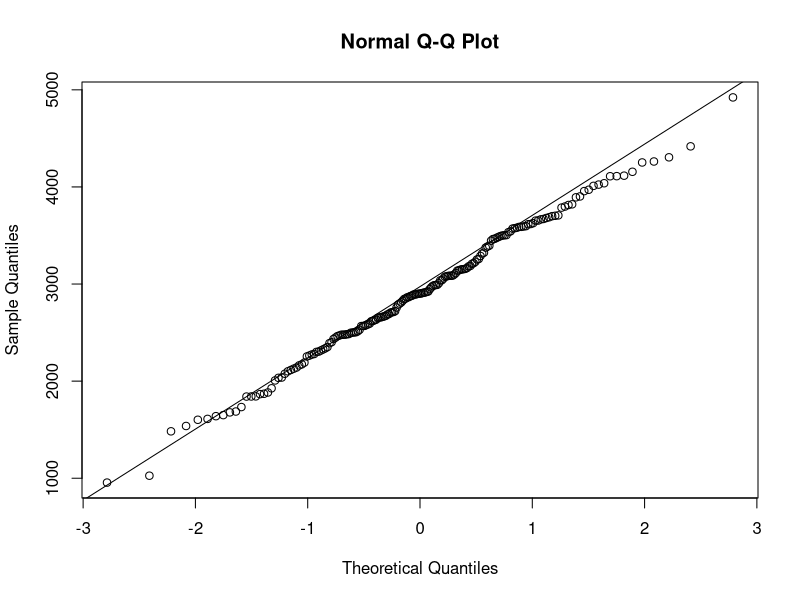
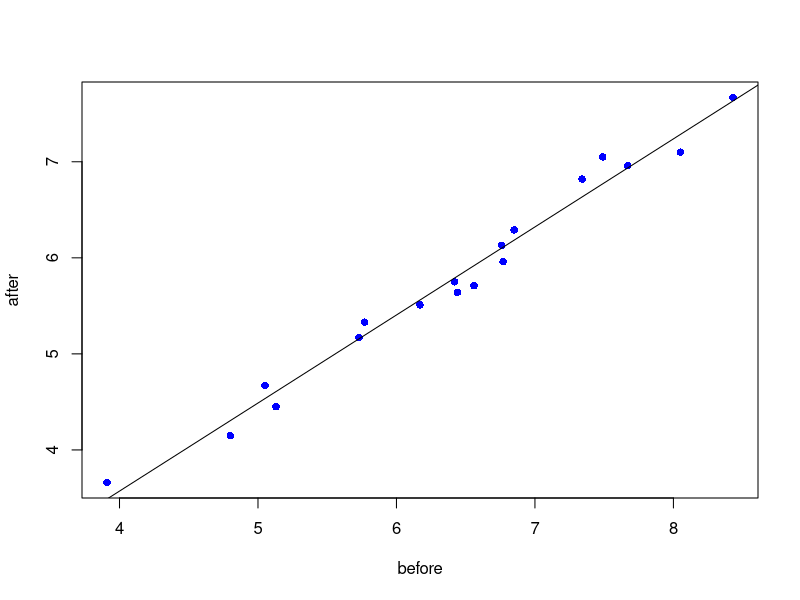
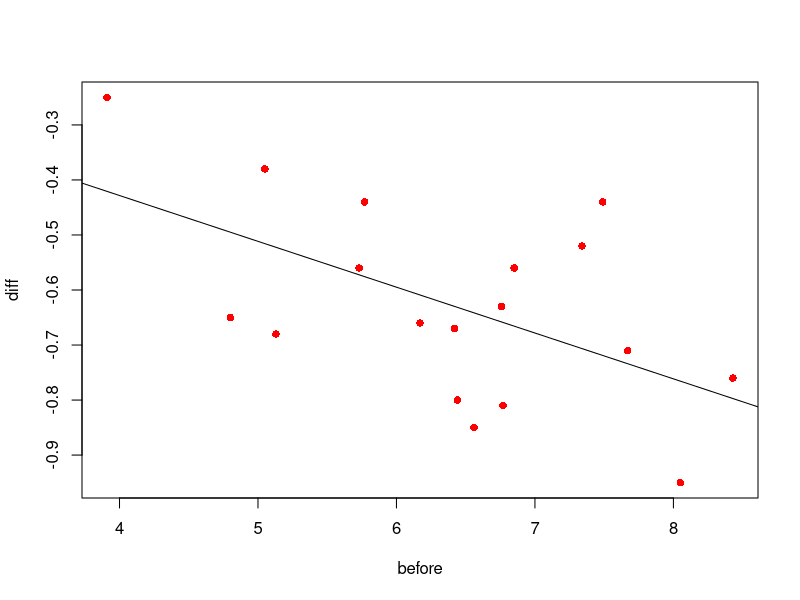

Generate these figures, in order, with R:
## ---- chunk 1
knitr::opts_chunk$set(echo = TRUE)
library(glue)
## ---- chunk 2
data = read.table('../data/birthweight.txt',header=TRUE)
x = data$birthweight
## ---- chunk 3
shapiro.test(x)
## ---- chunk 4
qqnorm(x); qqline(x)
## ---- chunk 5
mean = mean(x)
sd = sd(x)
n = length(x)

ci = c((mean - qnorm(0.98)*(sd/sqrt(n))), (mean + qnorm(0.98)*(sd/sqrt(n))))
## ---- chunk 6
min_n = ((qnorm(0.98)^2)*(sd^2))/(50^2)
## ---- chunk 7
B = 1000
Tstar = numeric(B);
for (i in 1:B){
  Xstar = sample(x,replace=TRUE)
  Tstar[i] = mean(Xstar)
}
Tstar20 = quantile(Tstar,0.020)[[1]]
Tstar980 = quantile(Tstar,0.975)[[1]]
bootstrapci = c(2*mean-Tstar980,2*mean-Tstar20)
## ---- chunk 8
lenci = ci[2]-ci[1]
lenbsci = bootstrapci[2]-bootstrapci[1]
glue('CI length: {lenci},    Bootstrap CI length: {lenbsci}');
## ---- chunk 9
t.test(x,mu=2800,alt="g")

t.test(x, mu=2800)
## ---- chunk 10
nT = length(x[x>2800]); 
pttest = t.test(x,mu=2800,alt="g")[[3]]
psign = binom.test(nT,n,p=0.5)[[3]]
## ---- chunk 11
pttest<psign
## ---- chunk 12
q = length(x[x<2600])/n - 0.25
pr = length(x[x<2600])/n + q
## ---- chunk 13
ci_p = c(0.25,pr)
## ---- chunk 14
z = q * (sqrt(n) / sd)
pnorm(z)
## ---- chunk 15
data = read.table('../data/cholesterol.txt',header=TRUE); data
before = data$Before
after = data$After8weeks
summary(data)
shapiro.test(before)
shapiro.test(after)
## ---- chunk 16
reg = lm(after ~ before)
plot(before,after, pch=16, col="blue")
abline(reg)
## ---- chunk 17
diff = after - before
reg2 = lm(diff ~ before)
plot(before,diff, pch=16, col="red")
abline(reg2)
summary(reg2)
